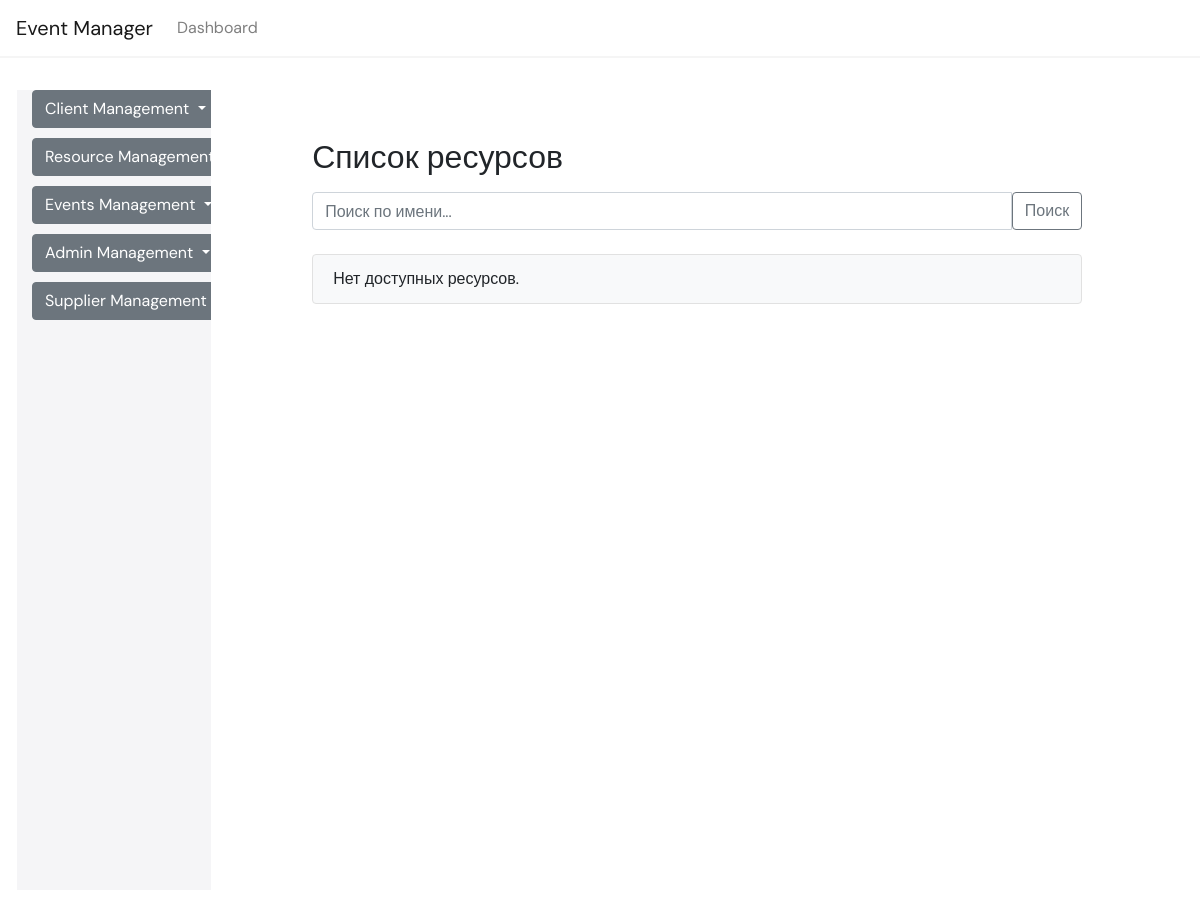
Page /event_resource/resource_list/ on the earlier database version.
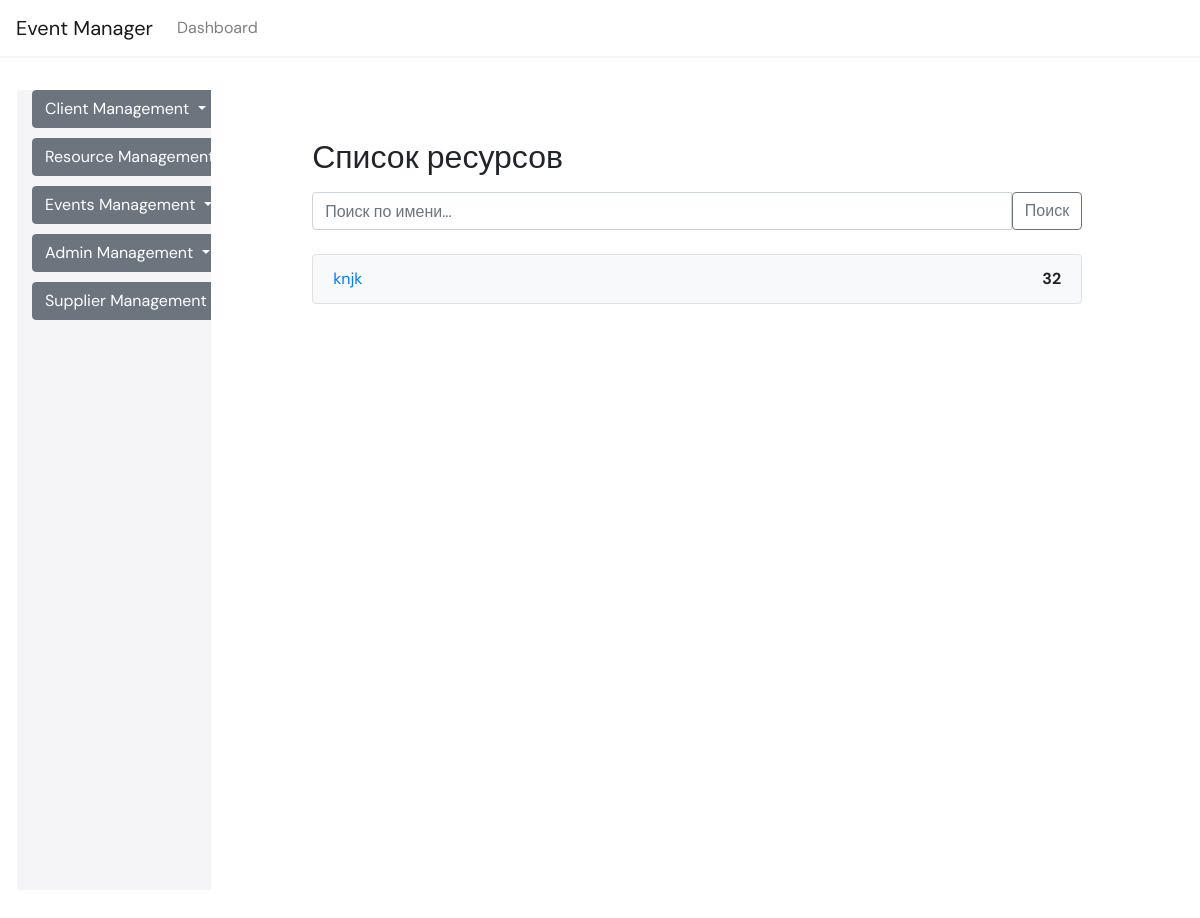
Same page on the later database version.
### event_resource/models.py (models this page shows, shortened)
class Resource(models.Model):
    resource_id = models.AutoField(primary_key=True)
    name = models.CharField(max_length=100)
    quantity = models.IntegerField()

### event_resource/views.py (the view)
# urls.py: path('resource_list/', resource_list, name='resource_list'),
def resource_list(request):
    query = request.GET.get('q')
    if query:
        resources = Resource.objects.filter(name__icontains=query)
    else:
        resources = Resource.objects.all()
    return render(request, 'resource/resource_list.html', {'resources': resources})

### event_manager/context_processors.py (called while the page is built)
def add_event_list_to_context(request):
    return {
        'events': Event.objects.all()
    }

### event_manager/templates/resource/resource_list.html (shortened to what this page needs)
{% extends 'base.html' %}
{% block content %}
<div class="container mt-5">
    <h2 class="mb-3">Список ресурсов</h2>
    <form method="get" class="mb-4">
        <div class="input-group mb-3">
            <input type="text" name="q" class="form-control" placeholder="Поиск по имени...">
            <button class="btn btn-outline-secondary" type="submit">Поиск</button>
        </div>
    </form>
    <ul class="list-group">
        {% for resource in resources %}
            <li class="list-group-item d-flex justify-content-between align-items-center">
                <a href="{% url 'event_resource:edit_resource' resource.resource_id %}">{{ resource.name }}</a>
                <span>{{ resource.quantity }}</span>
            </li>
        {% empty %}
            <li class="list-group-item">Нет доступных ресурсов.</li>
        {% endfor %}
    </ul>
</div>
{% endblock %}

Differences in the rows shown:
added Resource: name "knjk", quantity "32"
Other differences:
text no longer shown: "Нет доступных ресурсов."
